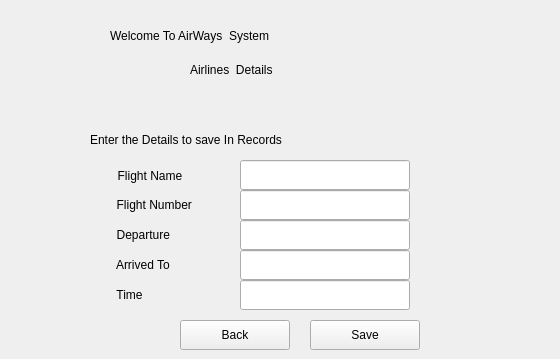
     <widget class="QWidget" name="Insert">
      <widget class="QLabel" name="title_4">
       <property name="geometry">
        <rect>
         <x>110</x>
         <y>20</y>
         <width>441</width>
         <height>31</height>
        </rect>
       </property>
       <property name="styleSheet">
        <string notr="true">font: 75 italic 20pt &quot;MS Shell Dlg 2&quot;;
font: 75 22pt &quot;MS Shell Dlg 2&quot;;</string>
       </property>
       <property name="text">
        <string>Welcome To AirWays  System</string>
       </property>
      </widget>
      <widget class="QLineEdit" name="FormSave">
       <property name="geometry">
        <rect>
         <x>240</x>
         <y>220</y>
         <width>170</width>
         <height>30</height>
        </rect>
       </property>
      </widget>
      <widget class="QLineEdit" name="NameSave">
       <property name="geometry">
        <rect>
         <x>240</x>
         <y>160</y>
         <width>170</width>
         <height>30</height>
        </rect>
       </property>
      </widget>
      <widget class="QLabel" name="time">
       <property name="geometry">
        <rect>
         <x>110</x>
         <y>280</y>
         <width>130</width>
         <height>30</height>
        </rect>
       </property>
       <property name="styleSheet">
        <string notr="true">font: 75 12pt &quot;MS Shell Dlg 2&quot;;</string>
       </property>
       <property name="text">
        <string>  Time</string>
       </property>
      </widget>
      <widget class="QLineEdit" name="NumberSave">
       <property name="geometry">
        <rect>
         <x>240</x>
         <y>190</y>
         <width>170</width>
         <height>30</height>
        </rect>
       </property>
      </widget>
      <widget class="QLabel" name="fnumber">
       <property name="geometry">
        <rect>
         <x>110</x>
         <y>190</y>
         <width>130</width>
         <height>30</height>
        </rect>
       </property>
       <property name="styleSheet">
        <string notr="true">font: 75 12pt &quot;MS Shell Dlg 2&quot;;</string>
       </property>
       <property name="text">
        <string>  Flight Number</string>
       </property>
      </widget>
      <widget class="QLineEdit" name="TimeSave">
       <property name="geometry">
        <rect>
         <x>240</x>
         <y>280</y>
         <width>170</width>
         <height>30</height>
        </rect>
       </property>
      </widget>
      <widget class="QLabel" name="form">
       <property name="geometry">
        <rect>
         <x>110</x>
         <y>220</y>
         <width>130</width>
         <height>30</height>
        </rect>
       </property>
       <property name="styleSheet">
        <string notr="true">font: 75 12pt &quot;MS Shell Dlg 2&quot;;</string>
       </property>
       <property name="text">
        <string>  Departure</string>
       </property>
      </widget>
      <widget class="QLabel" name="to">
       <property name="geometry">
        <rect>
         <x>110</x>
         <y>250</y>
         <width>130</width>
         <height>30</height>
        </rect>
       </property>
       <property name="styleSheet">
        <string notr="true">font: 75 12pt &quot;MS Shell Dlg 2&quot;;</string>
       </property>
       <property name="text">
        <string>  Arrived To</string>
       </property>
      </widget>
      <widget class="QLabel" name="detaillable_4">
       <property name="geometry">
        <rect>
         <x>190</x>
         <y>60</y>
         <width>191</width>
         <height>20</height>
        </rect>
       </property>
       <property name="styleSheet">
        <string notr="true">font: 75 14pt &quot;MS Shell Dlg 2&quot;;</string>
       </property>
       <property name="text">
        <string>Airlines  Details</string>
       </property>
      </widget>
      <widget class="QPushButton" name="back_2">
       <property name="geometry">
        <rect>
         <x>180</x>
         <y>320</y>
         <width>110</width>
         <height>30</height>
        </rect>
       </property>
       <property name="styleSheet">
        <string notr="true">font: 75 12pt &quot;MS Shell Dlg 2&quot;;</string>
       </property>
       <property name="text">
        <string>Back</string>
       </property>
      </widget>
      <widget class="QLineEdit" name="TOSave">
       <property name="geometry">
        <rect>
         <x>240</x>
         <y>250</y>
         <width>170</width>
         <height>30</height>
        </rect>
       </property>
      </widget>
      <widget class="QLabel" name="fname">
       <property name="geometry">
        <rect>
         <x>111</x>
         <y>161</y>
         <width>130</width>
         <height>30</height>
        </rect>
       </property>
       <property name="styleSheet">
        <string notr="true">font: 75 12pt &quot;MS Shell Dlg 2&quot;;</string>
       </property>
       <property name="text">
        <string>  Flight Name</string>
       </property>
      </widget>
      <widget class="QLabel" name="detaillable_5">
       <property name="geometry">
        <rect>
         <x>90</x>
         <y>120</y>
         <width>340</width>
         <height>40</height>
        </rect>
       </property>
       <property name="styleSheet">
        <string notr="true">font: 75 14pt &quot;MS Shell Dlg 2&quot;;</string>
       </property>
       <property name="text">
        <string>Enter the Details to save In Records </string>
       </property>
      </widget>
      <widget class="QPushButton" name="back_3">
       <property name="geometry">
        <rect>
         <x>310</x>
         <y>320</y>
         <width>110</width>
         <height>30</height>
        </rect>
       </property>
       <property name="styleSheet">
        <string notr="true">font: 75 12pt &quot;MS Shell Dlg 2&quot;;</string>
       </property>
       <property name="text">
        <string>Save</string>
       </property>
      </widget>
     </widget>
